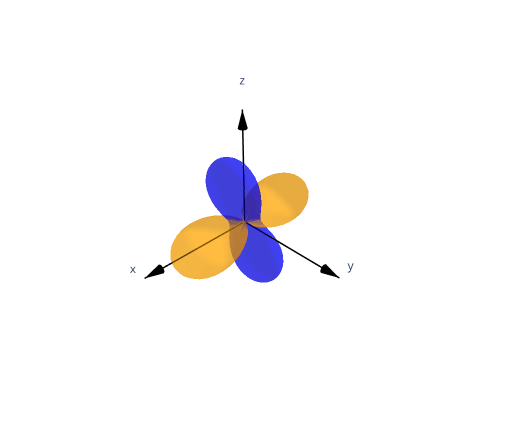

This figure's notebook cell:
### Code cell
# a plotly figure of the tensor with the laboratory axes
(ovaloid(shielding, scale=0.02) + axes_3d(length=0.8)).figure(width=520, height=440)

### Figure 1 — Plotly figure (JSON) as saved in the notebook; plotly's stock layout.template omitted (floating-point values rounded to 4 significant figures; data arrays with more than 128 entries replaced by an {"elided": "..."} marker saying what was removed)
{"data": [{"cmax": 1, "cmin": -1, "colorscale": [[0, "blue"], [1, "orange"]], "hoverinfo": "skip", "i": {"elided": "6400 int values"}, "intensity": {"elided": "3321 float values"}, "j": {"elided": "6400 int values"}, "k": {"elided": "6400 int values"}, "opacity": 0.5, "showscale": false, "x": {"elided": "3321 float values"}, "y": {"elided": "3321 float values"}, "z": {"elided": "3321 float values"}, "type": "mesh3d"}, {"hoverinfo": "skip", "line": {"color": "black", "width": 3.0}, "mode": "lines", "x": [0.0, 0.8], "y": [0.0, 0.0], "z": [0.0, 0.0], "type": "scatter3d"}, {"anchor": "tip", "colorscale": [[0, "black"], [1, "black"]], "hoverinfo": "skip", "showscale": false, "sizemode": "absolute", "sizeref": 0.12, "u": [0.12], "v": [0.0], "w": [0.0], "x": [0.8], "y": [0.0], "z": [0.0], "type": "cone"}, {"hoverinfo": "skip", "line": {"color": "black", "width": 3.0}, "mode": "lines", "x": [0.0, 0.0], "y": [0.0, 0.8], "z": [0.0, 0.0], "type": "scatter3d"}, {"anchor": "tip", "colorscale": [[0, "black"], [1, "black"]], "hoverinfo": "skip", "showscale": false, "sizemode": "absolute", "sizeref": 0.12, "u": [0.0], "v": [0.12], "w": [0.0], "x": [0.0], "y": [0.8], "z": [0.0], "type": "cone"}, {"hoverinfo": "skip", "line": {"color": "black", "width": 3.0}, "mode": "lines", "x": [0.0, 0.0], "y": [0.0, 0.0], "z": [0.0, 0.8], "type": "scatter3d"}, {"anchor": "tip", "colorscale": [[0, "black"], [1, "black"]], "hoverinfo": "skip", "showscale": false, "sizemode": "absolute", "sizeref": 0.12, "u": [0.0], "v": [0.0], "w": [0.12], "x": [0.0], "y": [0.0], "z": [0.8], "type": "cone"}, {"hoverinfo": "skip", "mode": "text", "text": ["x", "y", "z"], "x": [0.88, 0.0, 0.0], "y": [0.0, 0.88, 0.0], "z": [0.0, 0.0, 0.88], "type": "scatter3d"}], "layout": {"scene": {"xaxis": {"visible": false}, "yaxis": {"visible": false}, "zaxis": {"visible": false}, "aspectmode": "data"}, "margin": {"l": 0, "r": 0, "t": 0, "b": 0}, "showlegend": false, "width": 520, "height": 440}}
